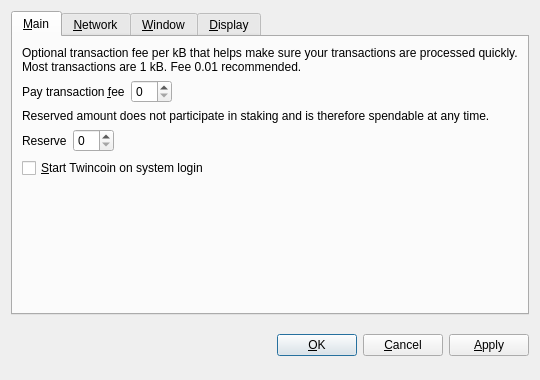
<?xml version="1.0" encoding="UTF-8"?>
<ui version="4.0">
 <class>OptionsDialog</class>
 <widget class="QDialog" name="OptionsDialog">
  <property name="geometry">
   <rect>
    <x>0</x>
    <y>0</y>
    <width>540</width>
    <height>380</height>
   </rect>
  </property>
  <property name="windowTitle">
   <string>Options</string>
  </property>
  <property name="modal">
   <bool>true</bool>
  </property>
  <layout class="QVBoxLayout" name="verticalLayout">
   <item>
    <widget class="QTabWidget" name="tabWidget">
     <property name="tabPosition">
      <enum>QTabWidget::North</enum>
     </property>
     <property name="currentIndex">
      <number>0</number>
     </property>
     <widget class="QWidget" name="tabMain">
      <attribute name="title">
       <string>&amp;Main</string>
      </attribute>
      <layout class="QVBoxLayout" name="verticalLayout_Main">
       <item>
        <widget class="QLabel" name="transactionFeeInfoLabel">
         <property name="text">
          <string>Optional transaction fee per kB that helps make sure your transactions are processed quickly. Most transactions are 1 kB. Fee 0.01 recommended.</string>
         </property>
         <property name="textFormat">
          <enum>Qt::PlainText</enum>
         </property>
         <property name="wordWrap">
          <bool>true</bool>
         </property>
        </widget>
       </item>
       <item>
        <layout class="QHBoxLayout" name="horizontalLayoutFee">
         <item>
          <widget class="QLabel" name="transactionFeeLabel">
           <property name="text">
            <string>Pay transaction &amp;fee</string>
           </property>
           <property name="textFormat">
            <enum>Qt::PlainText</enum>
           </property>
           <property name="buddy">
            <cstring>transactionFee</cstring>
           </property>
          </widget>
         </item>
         <item>
          <widget class="BitcoinAmountField" name="transactionFee"/>
         </item>
         <item>
          <spacer name="horizontalSpacerFee">
           <property name="orientation">
            <enum>Qt::Horizontal</enum>
           </property>
           <property name="sizeHint" stdset="0">
            <size>
             <width>40</width>
             <height>20</height>
            </size>
           </property>
          </spacer>
         </item>
        </layout>
       </item>
       <item>
        <widget class="QLabel" name="reserveBalanceInfoLabel">
         <property name="text">
          <string>Reserved amount does not participate in staking and is therefore spendable at any time.</string>
         </property>
         <property name="textFormat">
          <enum>Qt::PlainText</enum>
         </property>
         <property name="wordWrap">
          <bool>true</bool>
         </property>
        </widget>
       </item>
       <item>
        <layout class="QHBoxLayout" name="horizontalLayoutReserveBalance">
         <item>
          <widget class="QLabel" name="reserveBalanceLabel">
           <property name="text">
            <string>Reserve</string>
           </property>
           <property name="textFormat">
            <enum>Qt::PlainText</enum>
           </property>
           <property name="buddy">
            <cstring>reserveBalance</cstring>
           </property>
          </widget>
         </item>
         <item>
          <widget class="BitcoinAmountField" name="reserveBalance"/>
         </item>
         <item>
          <spacer name="horizontalSpacerReserveBalance">
           <property name="orientation">
            <enum>Qt::Horizontal</enum>
           </property>
           <property name="sizeHint" stdset="0">
            <size>
             <width>40</width>
             <height>20</height>
            </size>
           </property>
          </spacer>
         </item>
        </layout>
       </item>
       <item>
        <widget class="QCheckBox" name="bitcoinAtStartup">
         <property name="toolTip">
          <string>Automatically start Twincoin after logging in to the system.</string>
         </property>
         <property name="text">
          <string>&amp;Start Twincoin on system login</string>
         </property>
        </widget>
       </item>
       <item>
        <spacer name="verticalSpacer_Main">
         <property name="orientation">
          <enum>Qt::Vertical</enum>
         </property>
         <property name="sizeHint" stdset="0">
          <size>
           <width>20</width>
           <height>40</height>
          </size>
         </property>
        </spacer>
       </item>
      </layout>
     </widget>
     <widget class="QWidget" name="tabNetwork">
      <attribute name="title">
       <string>&amp;Network</string>
      </attribute>
      <layout class="QVBoxLayout" name="verticalLayout_Network">
       <item>
        <widget class="QCheckBox" name="mapPortUpnp">
         <property name="toolTip">
          <string>Automatically open the Twincoin client port on the router. This only works when your router supports UPnP and it is enabled.</string>
         </property>
         <property name="text">
          <string>Map port using &amp;UPnP</string>
         </property>
        </widget>
       </item>
       <item>
        <widget class="QCheckBox" name="connectSocks">
         <property name="toolTip">
          <string>Connect to the Twincoin network through a SOCKS5 proxy (e.g. when connecting through Tor).</string>
         </property>
         <property name="text">
          <string>&amp;Connect through SOCKS5 proxy:</string>
         </property>
        </widget>
       </item>
       <item>
        <layout class="QHBoxLayout" name="horizontalLayout_Network">
         <item>
          <widget class="QLabel" name="proxyIpLabel">
           <property name="text">
            <string>Proxy &amp;IP:</string>
           </property>
           <property name="textFormat">
            <enum>Qt::PlainText</enum>
           </property>
           <property name="buddy">
            <cstring>proxyIp</cstring>
           </property>
          </widget>
         </item>
         <item>
          <widget class="QValidatedLineEdit" name="proxyIp">
           <property name="maximumSize">
            <size>
             <width>140</width>
             <height>16777215</height>
            </size>
           </property>
           <property name="toolTip">
            <string>IP address of the proxy (e.g. 127.0.0.1)</string>
           </property>
          </widget>
         </item>
         <item>
          <widget class="QLabel" name="proxyPortLabel">
           <property name="text">
            <string>&amp;Port:</string>
           </property>
           <property name="textFormat">
            <enum>Qt::PlainText</enum>
           </property>
           <property name="buddy">
            <cstring>proxyPort</cstring>
           </property>
          </widget>
         </item>
         <item>
          <widget class="QLineEdit" name="proxyPort">
           <property name="maximumSize">
            <size>
             <width>55</width>
             <height>16777215</height>
            </size>
           </property>
           <property name="toolTip">
            <string>Port of the proxy (e.g. 9050)</string>
           </property>
          </widget>
         </item>
         <item>
          <spacer name="horizontalSpacer_Network">
           <property name="orientation">
            <enum>Qt::Horizontal</enum>
           </property>
           <property name="sizeHint" stdset="0">
            <size>
             <width>40</width>
             <height>20</height>
            </size>
           </property>
          </spacer>
         </item>
        </layout>
       </item>
       <item>
        <spacer name="verticalSpacer_Network">
         <property name="orientation">
          <enum>Qt::Vertical</enum>
         </property>
         <property name="sizeHint" stdset="0">
          <size>
           <width>20</width>
           <height>40</height>
          </size>
         </property>
        </spacer>
       </item>
      </layout>
     </widget>
     <widget class="QWidget" name="tabWindow">
      <attribute name="title">
       <string>&amp;Window</string>
      </attribute>
      <layout class="QVBoxLayout" name="verticalLayout_Window">
       <item>
        <widget class="QCheckBox" name="minimizeToTray">
         <property name="toolTip">
          <string>Show only a tray icon after minimizing the window.</string>
         </property>
         <property name="text">
          <string>&amp;Minimize to the tray instead of the taskbar</string>
         </property>
        </widget>
       </item>
       <item>
        <widget class="QCheckBox" name="minimizeOnClose">
         <property name="toolTip">
          <string>Minimize instead of exit the application when the window is closed. When this option is enabled, the application will be closed only after selecting Quit in the menu.</string>
         </property>
         <property name="text">
          <string>M&amp;inimize on close</string>
         </property>
        </widget>
       </item>
       <item>
        <spacer name="verticalSpacer_Window">
         <property name="orientation">
          <enum>Qt::Vertical</enum>
         </property>
         <property name="sizeHint" stdset="0">
          <size>
           <width>20</width>
           <height>40</height>
          </size>
         </property>
        </spacer>
       </item>
      </layout>
     </widget>
     <widget class="QWidget" name="tabDisplay">
      <attribute name="title">
       <string>&amp;Display</string>
      </attribute>
      <layout class="QVBoxLayout" name="verticalLayout_Display">
       <item>
        <layout class="QHBoxLayout" name="horizontalLayout_1_Display">
         <item>
          <widget class="QLabel" name="langLabel">
           <property name="text">
            <string>User Interface &amp;language:</string>
           </property>
           <property name="textFormat">
            <enum>Qt::PlainText</enum>
           </property>
           <property name="buddy">
            <cstring>lang</cstring>
           </property>
          </widget>
         </item>
         <item>
          <widget class="QValueComboBox" name="lang">
           <property name="toolTip">
            <string>The user interface language can be set here. This setting will take effect after restarting Twincoin.</string>
           </property>
          </widget>
         </item>
        </layout>
       </item>
       <item>
        <layout class="QHBoxLayout" name="horizontalLayout_2_Display">
         <item>
          <widget class="QLabel" name="unitLabel">
           <property name="text">
            <string>&amp;Unit to show amounts in:</string>
           </property>
           <property name="textFormat">
            <enum>Qt::PlainText</enum>
           </property>
           <property name="buddy">
            <cstring>unit</cstring>
           </property>
          </widget>
         </item>
         <item>
          <widget class="QValueComboBox" name="unit">
           <property name="toolTip">
            <string>Choose the default subdivision unit to show in the interface and when sending coins.</string>
           </property>
          </widget>
         </item>
        </layout>
       </item>
       <item>
        <widget class="QCheckBox" name="coinControlFeatures">
         <property name="toolTip">
          <string>Whether to show coin control features or not.</string>
         </property>
         <property name="text">
          <string>Display coin &amp;control features (experts only!)</string>
         </property>
        </widget>
       </item>
       <item>
        <widget class="QCheckBox" name="useBlackTheme">
         <property name="text">
          <string>Use black visual theme (requires restart)</string>
         </property>
        </widget>
       </item>
       <item>
        <spacer name="verticalSpacer_Display">
         <property name="orientation">
          <enum>Qt::Vertical</enum>
         </property>
         <property name="sizeHint" stdset="0">
          <size>
           <width>20</width>
           <height>40</height>
          </size>
         </property>
        </spacer>
       </item>
      </layout>
     </widget>
    </widget>
   </item>
   <item>
    <layout class="QHBoxLayout" name="horizontalLayout_Buttons">
     <item>
      <spacer name="horizontalSpacer_1">
       <property name="orientation">
        <enum>Qt::Horizontal</enum>
       </property>
       <property name="sizeHint" stdset="0">
        <size>
         <width>40</width>
         <height>48</height>
        </size>
       </property>
      </spacer>
     </item>
     <item>
      <widget class="QLabel" name="statusLabel">
       <property name="font">
        <font>
         <weight>75</weight>
         <bold>true</bold>
        </font>
       </property>
       <property name="text">
        <string/>
       </property>
       <property name="textFormat">
        <enum>Qt::PlainText</enum>
       </property>
       <property name="wordWrap">
        <bool>true</bool>
       </property>
      </widget>
     </item>
     <item>
      <spacer name="horizontalSpacer_2">
       <property name="orientation">
        <enum>Qt::Horizontal</enum>
       </property>
       <property name="sizeHint" stdset="0">
        <size>
         <width>40</width>
         <height>48</height>
        </size>
       </property>
      </spacer>
     </item>
     <item>
      <widget class="QPushButton" name="okButton">
       <property name="text">
        <string>&amp;OK</string>
       </property>
      </widget>
     </item>
     <item>
      <widget class="QPushButton" name="cancelButton">
       <property name="text">
        <string>&amp;Cancel</string>
       </property>
       <property name="autoDefault">
        <bool>false</bool>
       </property>
      </widget>
     </item>
     <item>
      <widget class="QPushButton" name="applyButton">
       <property name="text">
        <string>&amp;Apply</string>
       </property>
       <property name="autoDefault">
        <bool>false</bool>
       </property>
      </widget>
     </item>
    </layout>
   </item>
  </layout>
 </widget>
 <customwidgets>
  <customwidget>
   <class>BitcoinAmountField</class>
   <extends>QSpinBox</extends>
   <header>bitcoinamountfield.h</header>
  </customwidget>
  <customwidget>
   <class>QValueComboBox</class>
   <extends>QComboBox</extends>
   <header>qvaluecombobox.h</header>
  </customwidget>
  <customwidget>
   <class>QValidatedLineEdit</class>
   <extends>QLineEdit</extends>
   <header>qvalidatedlineedit.h</header>
  </customwidget>
 </customwidgets>
 <resources/>
 <connections/>
</ui>
